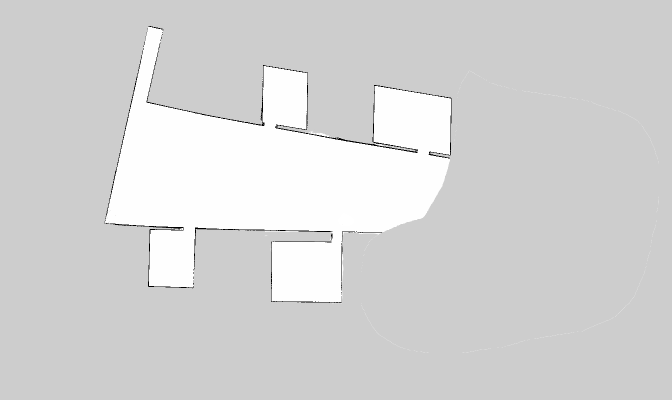
#> input picture map4.1.png, 1344 x 800 px (shown at 1/2 size)
$ python pract_hog.py   (older library calls are emulated)
#> lines starting #> are read from the running program, lines starting #| are printed output that depends on the picture
# [89 lines of commented-out code are left out]

import matplotlib.pyplot as plt
import cv2
from skimage.feature import hog
from skimage import data, exposure

image = cv2.imread('map4.1.png')
#> image is the input picture: shape (800, 1344, 3); min 0, max 255, mean 212.6
# print(image.shape)

# image = data.astronaut()
# print(image.shape)

fd, hog_image = hog(image, orientations=8, pixels_per_cell=(16, 16),
                    cells_per_block=(1, 1), visualize=True, multichannel=True)
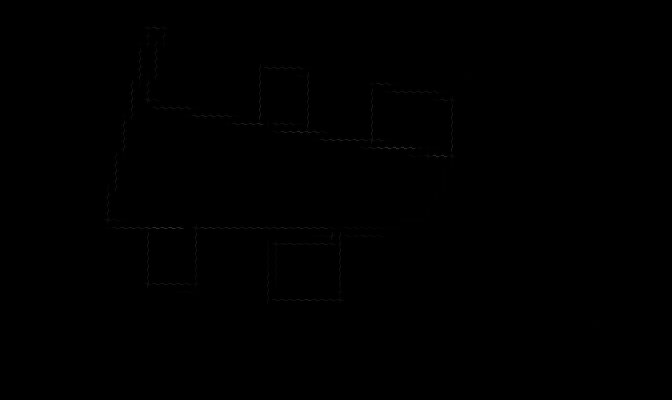
#> hog_image: shape (800, 1344) float64 (shown at 1/2 size); min 0, max 106.6, mean 0.1

fig, (ax1, ax2) = plt.subplots(1, 2, figsize=(8, 4), sharex=True, sharey=True)

ax1.axis('off')
ax1.imshow(image, cmap=plt.cm.gray)
ax1.set_title('Input image')

# Rescale histogram for better display
hog_image_rescaled = exposure.rescale_intensity(hog_image, in_range=(0, 10))

ax2.axis('off')
ax2.imshow(hog_image_rescaled, cmap=plt.cm.gray)
ax2.set_title('Histogram of Oriented Gradients')
# plt.show()

print(hog_image_rescaled.shape)
#| (800, 1344)
print(fd.shape)
#| (33600,)
#> `# plt.show()`:
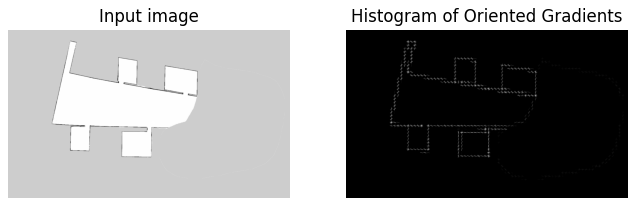
#> figure drawn by matplotlib, 2 panels


# [5 lines of commented-out code are left out]

$ run again, with map2.1.png copied over map4.1.png
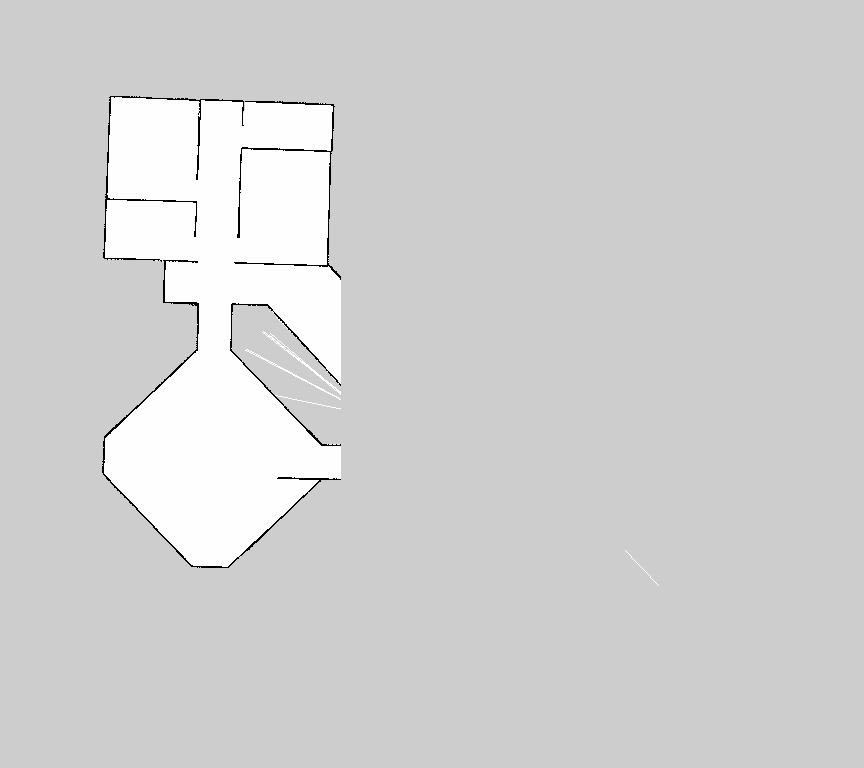
#> input picture map2.1.png, 864 x 768 px
#> image is the input picture: shape (768, 864, 3); min 0, max 254, mean 209.7
#> `fd, hog_image = hog(image, orientations=8, pixels_per_cell=(16, 16), c..`:
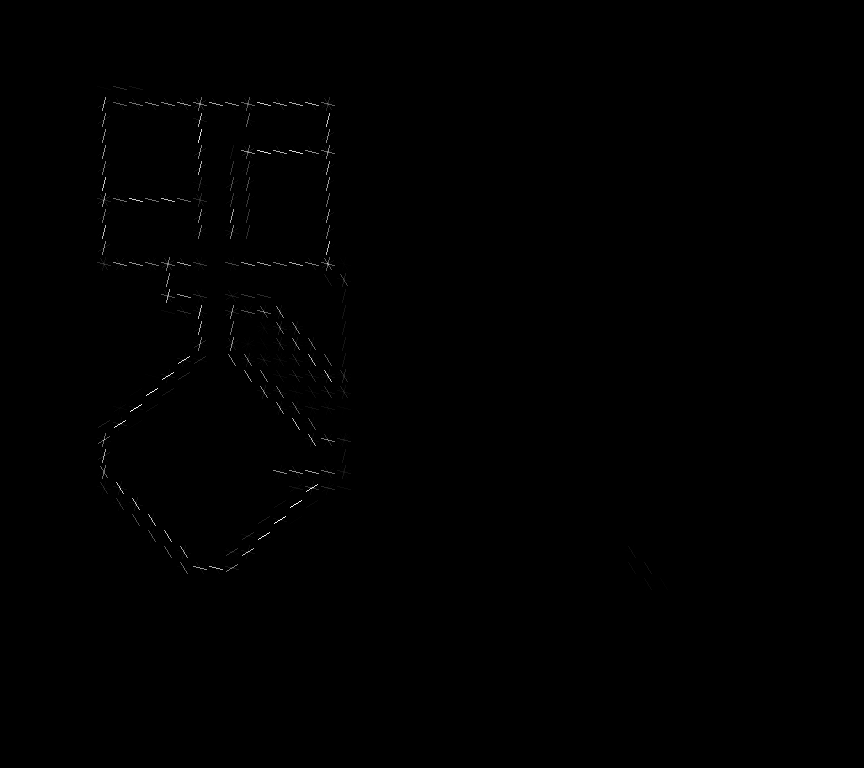
#> hog_image: shape (768, 864) float64; min 0, max 73.53, mean 0.1; drawn with min black and max white
#| (768, 864)
#| (20736,)
#> `# plt.show()`:
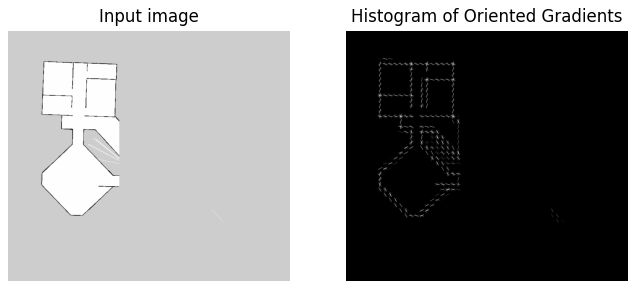
#> figure drawn by matplotlib, 2 panels

$ run again, with map4.2.png copied over map4.1.png
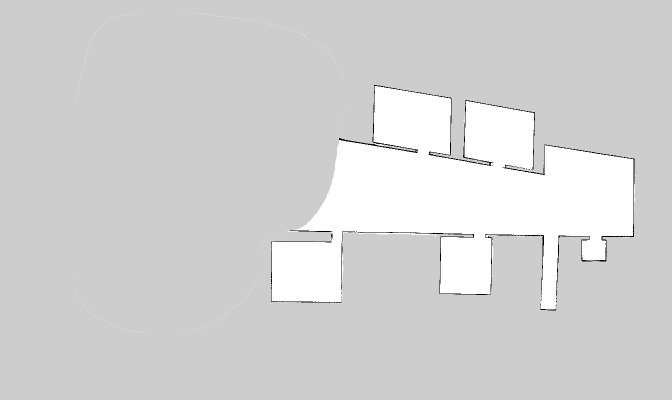
#> input picture map4.2.png, 1344 x 800 px (shown at 1/2 size)
#> image is the input picture: shape (800, 1344, 3); min 0, max 255, mean 211.5
#> `hog_image_rescaled = exposure.rescale_intensity(hog_image, in_range=(0..`:
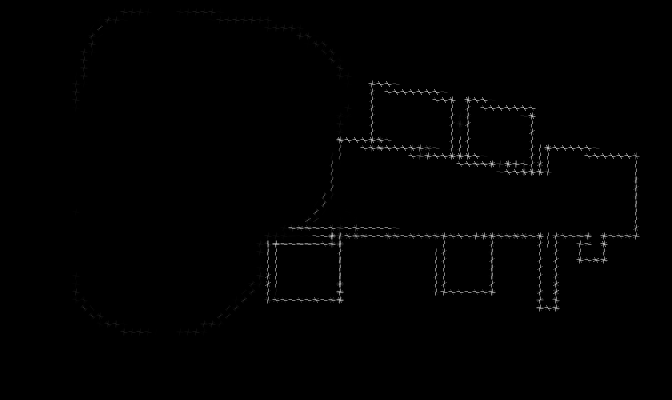
#> hog_image_rescaled: shape (800, 1344) float64 (shown at 1/2 size); min 0, max 1, mean 0.00587
#| (800, 1344)
#| (33600,)
#> `# plt.show()`:
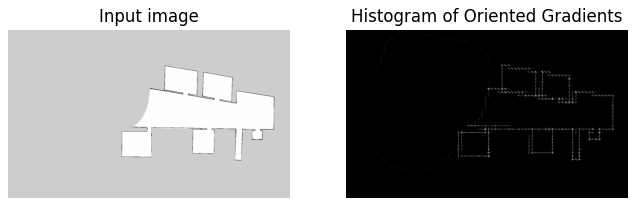
#> figure drawn by matplotlib, 2 panels
